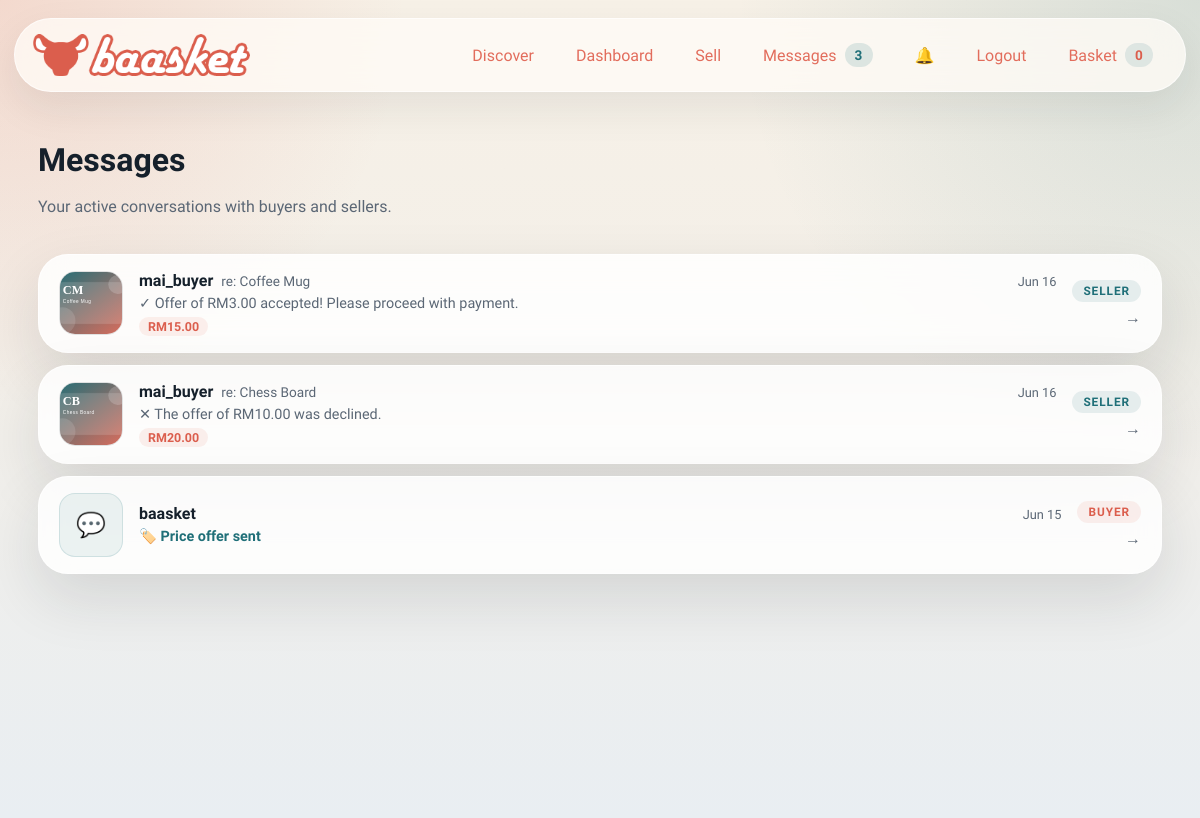
Screenshot of /messages (signed in) with the database file from the repository.
### models.py (models this page shows, shortened)
class ListingModel(db.Model):
    id = db.Column(db.Integer, primary_key=True)                              # ITEMID (internal int; ITEMID UUID stored separately if needed)
    seller_id = db.Column(db.Integer, db.ForeignKey("user.id"), nullable=False, index=True)   # SELLERID → USER
    buyer_id  = db.Column(db.Integer, db.ForeignKey("user.id"), nullable=True,  index=True)   # BUYERID  → USER (null until sold)
    category    = db.Column(db.String(80),  nullable=False, index=True)       # CATEGORYID
    subcategory = db.Column(db.String(120), nullable=False, default="")       # SUBCATEGORYID
    title       = db.Column(db.String(100), nullable=False, index=True)       # TITLE    VARCHAR(100)
    price       = db.Column(db.Float,       nullable=False)                   # PRICE    FLOAT
    condition   = db.Column(db.String(10),  nullable=False)                   # CONDITION VARCHAR(10)
    listed_date = db.Column(db.DateTime,    nullable=False, default=datetime.utcnow, index=True)  # LISTEDDATE
    description = db.Column(db.String(1000), nullable=False)                  # DESCRIPTION VARCHAR(1000)
    likes    = db.Column(db.Integer, nullable=False, default=0)               # LIKES    INTEGER (≥ 0)
    reserved = db.Column(db.Boolean, nullable=False, default=False)           # RESERVED bool
    buyable  = db.Column(db.Boolean, nullable=False, default=True)            # BUYABLE  bool
    image_path     = db.Column(db.String(255), nullable=False, default="")
    seed_image_data = db.Column(db.Text,       nullable=False, default="")
    location       = db.Column(db.String(80),  nullable=False, default="")
    quantity       = db.Column(db.Integer,     nullable=False, default=1)
    sku            = db.Column(db.String(64),  nullable=True,  default="")
    is_active      = db.Column(db.Boolean,     nullable=False, default=True)
    created_at = db.synonym("listed_date")
    offers = db.relationship("Offer", backref="listing", lazy=True, cascade="all, delete-orphan")
    @property
    def price_label(self) -> str:
        return f"RM{float(self.price):,.2f}"
    @property
    def image_data(self) -> str:
        if self.image_path:
            return f"/static/{self.image_path}"
        return self.seed_image_data or "/static/assets/logo/baasket_logo.png"

class User(db.Model, UserMixin):
    id = db.Column(db.Integer, primary_key=True)
    username = db.Column(db.String(80), unique=True, nullable=False, index=True)
    email = db.Column(db.String(120), unique=True, nullable=False, index=True)
    password_hash = db.Column(db.String(255), nullable=False)
    bio = db.Column(db.String(280), nullable=False, default="")
    profile_image = db.Column(db.String(255), nullable=False, default="")
    created_at = db.Column(db.DateTime, nullable=False, default=datetime.utcnow)
    legal_name = db.Column(db.String(140), nullable=True, default="")
    ic_number = db.Column(db.String(64), nullable=True, default="")
    home_address = db.Column(db.String(255), nullable=True, default="")
    city = db.Column(db.String(80), nullable=True, default="")
    region = db.Column(db.String(80), nullable=True, default="")
    phone_number = db.Column(db.String(40), nullable=True, default="")
    country = db.Column(db.String(80), nullable=True, default="")
    last_seen = db.Column(db.DateTime, nullable=True)
    listings = db.relationship("ListingModel", foreign_keys="[ListingModel.seller_id]", backref="seller", lazy=True, cascade="all, delete-orphan")

class Message(db.Model):
    __tablename__ = "message"
    messageID = db.Column(db.String(36), primary_key=True)
    content = db.Column(db.Text, nullable=False)
    timestamp = db.Column(db.DateTime, nullable=False, default=datetime.utcnow)
    session_id = db.Column(db.String(36), db.ForeignKey("chat_session.chatID"), nullable=False)
    creator_id = db.Column(db.Integer, db.ForeignKey("user.id"), nullable=False)

### main.py (the view)
	@app.get("/messages")
	@login_required
	def messages_inbox() -> ResponseReturnValue:
		chats = (
			ChatSession.query.filter(
				or_(
					ChatSession.buyer_id == current_user.id,
					ChatSession.seller_id == current_user.id,
				)
			)
			.order_by(ChatSession.createdAt.desc())
			.all()
		)
		inbox = []
		for chat in chats:
			listing = db.session.get(Item, chat.listing_id) if chat.listing_id else None
			last_msg = (
				Message.query.filter_by(session_id=chat.chatID)
				.order_by(Message.timestamp.desc())
				.first()
			)
			other_id = chat.seller_id if current_user.id == chat.buyer_id else chat.buyer_id
			other = db.session.get(User, other_id) if other_id else None
			inbox.append({
				"chat": chat,
				"listing": listing,
				"last_message": last_msg,
				"other_party": other,
			})
		return render_template(
			"messages.html",
			title="Messages | Baasket",
			chats=inbox,
		)

### models.py (called while the page is built)
@login_manager.user_loader
def load_user(user_id: str) -> User | None:
    if not user_id.isdigit():
        return None
    return db.session.get(User, int(user_id))

### payment.py (called while the page is built)
    def options(self) -> tuple[dict[str, object], ...]:
        return tuple(
            {
                "code": strategy.code,
                "label": strategy.label,
                "fee_rate": getattr(strategy, "fee_rate", Decimal("0.00")),
            }
            for strategy in self._strategies.values()
        )

### templates/messages.html (shortened to what this page needs)
{% extends "base.html" %}
{% block content %}
<section class="section-block">
  <div class="section-heading">
    <div>
      <h2>Messages</h2>
      <p>Your active conversations with buyers and sellers.</p>
    </div>
  </div>
  {% if chats %}
    <div class="inbox-list">
      {% for entry in chats %}
        {% set chat = entry.chat %}
        {% set listing = entry.listing %}
        {% set last_msg = entry.last_message %}
        {% set other = entry.other_party %}
        <a href="{{ url_for('chat_view', chat_id=chat.chatID) }}" class="inbox-row card-surface">
          <div class="inbox-thumb-wrap">
            {% if listing and listing.image_data %}
              <img class="inbox-thumb" src="{{ listing.image_data }}" alt="{{ listing.title }}">
            {% else %}
              <div class="inbox-thumb inbox-thumb--placeholder">💬</div>
            {% endif %}
          </div>
          <div class="inbox-body">
            <div class="inbox-top">
              <div class="inbox-title-group">
                <span class="inbox-other">
                  {{ other.username if other else 'Unknown user' }}
                </span>
                {% if listing %}
                  <span class="inbox-listing-name">re: {{ listing.title }}</span>
                {% endif %}
              </div>
              <time class="inbox-time">
                {% if last_msg and last_msg.timestamp %}
                  {{ last_msg.timestamp.strftime('%b %d') }}
                {% else %}
                  {{ chat.createdAt.strftime('%b %d') if chat.createdAt else '' }}
                {% endif %}
              </time>
            </div>
            <p class="inbox-preview">
              {% if last_msg %}
                {% if last_msg.content.startswith('OFFER:') %}
                  <span class="inbox-offer-badge">🏷️ Price offer sent</span>
                {% else %}
                  {{ last_msg.content | truncate(80) }}
                {% endif %}
              {% else %}
                <em>No messages yet — say hello!</em>
              {% endif %}
            </p>
            {% if listing %}
              <span class="inbox-price-tag">{{ listing.price_label }}</span>
            {% endif %}
          </div>
          <div class="inbox-role">
            {% if current_user.id == chat.buyer_id %}
              <span class="role-chip role-chip--buyer">Buyer</span>
            {% else %}
              <span class="role-chip role-chip--seller">Seller</span>
            {% endif %}
            <span class="inbox-arrow">→</span>
          </div>
        </a>
      {% endfor %}
    </div>
  {% endif %}
</section>
{% endblock %}

### static/css/styles.css (style rules this page uses)
:root { color-scheme: light; --bg: #f4efe6; --bg-soft: #fffaf2; --panel: rgba(255, 255, 255, 0.84); --panel-strong: #ffffff; --ink: #15202b; --muted: #5b6775; --line: rgba(21, 32, 43, 0.12); --accent: #e26d5c; --accent-deep: #DB5E4D; --accent-soft: #ffd6cc; --success: #1f7a54; --warning: #a96c08; --shadow: 0 24px 60px rgba(21, 32, 43, 0.12); --radius-xl: 30px; --radius-lg: 22px; --radius-md: 16px; }
* { box-sizing: border-box; }
html { scroll-behavior: smooth; }
body { margin: 0; min-height: 100vh; background: radial-gradient(circle at top left, rgba(226, 109, 92, 0.18), transparent 28%), radial-gradient(circle at top right, rgba(31, 111, 120, 0.14), transparent 32%), linear-gradient(180deg, #f7f1e7 0%, #f3efe8 42%, #e9eef2 100%); color: var(--ink); font-family: "Lexend", "Trebuchet MS", "Gill Sans", "Segoe UI", sans-serif; }
img { display: block; max-width: 100%; }
a { color: inherit; text-decoration: none; }
.hero, .grid-layout, .detail-grid, .section-block { position: relative; margin-bottom: 24px; }
.hero-copy, .hero-card, .card-surface, .side-panel { border-radius: var(--radius-xl); background: var(--panel); border: 1px solid rgba(255, 255, 255, 0.66); box-shadow: var(--shadow); backdrop-filter: blur(16px); }
h1, h2, h3 { margin: 0; font-family: "Lexend", Georgia, "Times New Roman", serif; line-height: 1.06; }
.hero-text, .section-heading p, .product-meta, .detail-description, .panel-note p, .feed-item p, .empty-state { color: var(--muted); line-height: 1.6; }
.hero-card-top, .price-row, .action-row, .cart-controls, .cart-line, .section-heading, .subtle-row { display: flex; align-items: center; justify-content: space-between; gap: 12px; }
.section-block, .card-surface, .side-panel { padding: 24px; }
.section-heading { margin-bottom: 18px; }
.section-heading h2 { margin-bottom: 6px; font-size: 2rem; }
.inbox-list { display: grid; gap: 12px; }
.inbox-row { display: flex; align-items: center; gap: 16px; padding: 16px 20px; border-radius: var(--radius-xl); text-decoration: none; color: var(--ink); transition: transform 0.18s ease, box-shadow 0.18s ease, background 0.18s ease; cursor: pointer; }
.inbox-thumb-wrap { flex: none; }
.inbox-thumb { width: 64px; height: 64px; border-radius: 16px; object-fit: cover; border: 1px solid var(--line); display: block; }
.inbox-thumb--placeholder { background: rgba(31, 111, 120, 0.08); border: 1px solid rgba(31, 111, 120, 0.14); display: flex; align-items: center; justify-content: center; font-size: 1.5rem; }
.inbox-body { flex: 1; min-width: 0; display: grid; gap: 5px; }
.inbox-top { display: flex; align-items: baseline; justify-content: space-between; gap: 12px; }
.inbox-title-group { display: flex; align-items: baseline; gap: 8px; min-width: 0; }
.inbox-other { font-weight: 800; font-size: 1rem; white-space: nowrap; }
.inbox-listing-name { color: var(--muted); font-size: 0.85rem; overflow: hidden; text-overflow: ellipsis; white-space: nowrap; }
.inbox-time { color: var(--muted); font-size: 0.8rem; flex: none; }
.inbox-preview { margin: 0; font-size: 0.9rem; color: var(--muted); overflow: hidden; text-overflow: ellipsis; white-space: nowrap; }
.inbox-offer-badge { font-weight: 700; color: #1f6f78; }
.inbox-price-tag { display: inline-flex; padding: 2px 9px; border-radius: 999px; background: rgba(226, 109, 92, 0.1); color: var(--accent-deep); font-size: 0.78rem; font-weight: 800; width: fit-content; }
.inbox-role { display: flex; flex-direction: column; align-items: flex-end; gap: 6px; flex: none; }
.role-chip { padding: 4px 11px; border-radius: 999px; font-size: 0.74rem; font-weight: 800; text-transform: uppercase; letter-spacing: 0.08em; }
.role-chip--buyer { background: rgba(226, 109, 92, 0.1); color: var(--accent-deep); }
.role-chip--seller { background: rgba(31, 111, 120, 0.1); color: #1f6f78; }
.inbox-arrow { color: var(--muted); font-size: 1rem; }

### rows the page displays
ListingModel: title (picture), title "Coffee Mug", price_label "RM15.00"
User: username "mai_buyer" "mai_buyer"
Message: timestamp "Jun 16", content "✓ Offer of RM3.00 accepted! Please proceed with payment."
ListingModel: title (picture), title "Chess Board", price_label "RM20.00"
Message: timestamp "Jun 16", content "✕ The offer of RM10.00 was declined."
User: username "baasket"
Message: timestamp "Jun 15"

### other values shown
{{ chat_count }} "3"
{{ cart_count }} "0"
